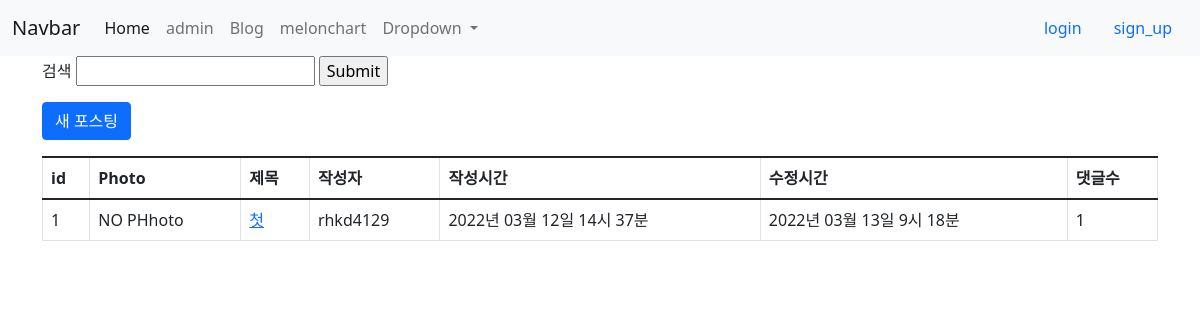
Page /blog/ on the earlier database version.
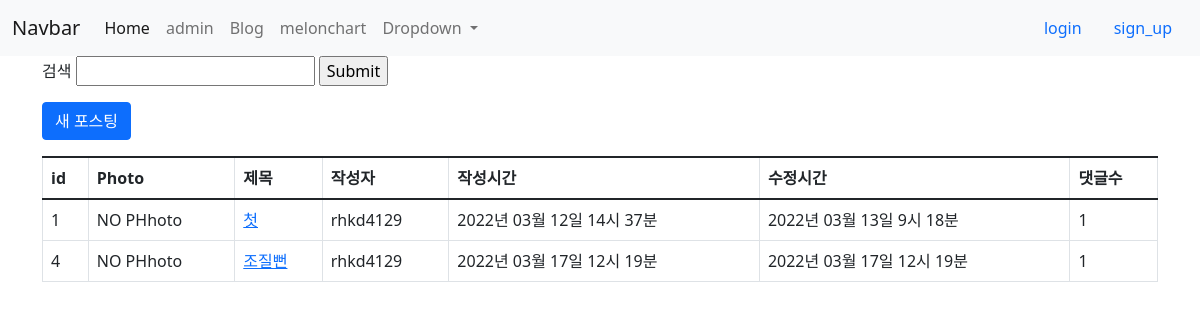
Same page on the later database version.
### blog/models.py (models this page shows, shortened)
class Post(models.Model):
    class GenderChices(models.TextChoices):
        MALE = "M","Male"   #DB에저장되는 값 ,실제 사용할 값
        FEMALE = "F","Female"
    author = models.ForeignKey(settings.AUTH_USER_MODEL,on_delete=models.CASCADE) # 추천!
    title = models.CharField(max_length=20)
    photo = models.ImageField(blank = True, upload_to = 'blog/post/%Y/%m/%d')
    content = models.TextField()
    gender = models.CharField(max_length=1,blank=True,choices=GenderChices.choices)#,default=GenderChices.MALE
    is_public = models.BooleanField(default = False,verbose_name= '공개여부')
    created_at = models.DateTimeField(auto_now_add=True)
    updated_at = models.DateTimeField(auto_now=True)
    def get_absolute_url(self):
         return reverse('blog:post_detail',args=[self.pk])

### accounts/models.py (models this page shows)
class User(AbstractUser):
    phone_number = models.CharField(blank =True ,default='' ,max_length=12)

### blog/views/post_views.py (the view)
# urls.py: path('',post_views.BlogList,name='post_list'),
def BlogList(request):
    posts = Post.objects.all()
    q = request.GET.get('search','')
    if q:
        posts = Post.objects.filter(Q(title__icontains = q)|Q(content__icontains =q)).distinct()
    return render(request,'blog/blog_list.html',{'posts':posts,'q':q,})#'form':searchForm,

### blog/templates/blog/blog_list.html
{% extends 'blog/layout.html' %}
{% block content %}
    <form action="." method="get">
        <label for="search">검색</label>
        <input label="search" type="text" name = 'search'  id="search">
        <input type="submit">
    </form>
    <a href ="{% url 'blog:blog_create' %}"class ="btn btn-primary btn-block mt-3 mb-3">새 포스팅</a>
    <table class="table table-bordered table-hover" >
    <tbody>
        <thead>
            <tr>
              <th scope="col">id</th>
              <th scope="col">Photo</th>
              <th scope="col">제목</th>
              <th scope="col">작성자</th>
              <th scope="col">작성시간</th>
              <th scope="col">수정시간</th>
              <th scope="col">댓글수</th>
            </tr>
          </thead>
       {% for post in posts %}
        <tr>
            <td>{{post.pk}}</td>
            <td>
                {% if post.photo %}
                    <img src="{{ post.photo.url }}" alt="" style="width: 70px;"/>
                {% else %}
                    NO PHhoto
                {% endif %}
                </td>
                <td>
                    <a href="{{ post.get_absolute_url }}">{{ post.title }}</a>
                </td>
                <td>
                    {{post.author}}
                </td>
                <td>
                    {{ post.created_at|date:'Y년 m월 d일 G시 i분'}}
                </td>
                <td>
                    {{ post.updated_at|date:'Y년 m월 d일 G시 i분'}}
                </td>
                <td>{{ post.comment_set.count }}</td>
            </tr>
        {% endfor %}
    </tbody>
</table>
{% endblock content %}

### blog/templates/blog/layout.html (shortened to what this page needs)
{% extends 'layout.html' %}

### project1/templates/layout.html (shortened to what this page needs)
<!DOCTYPE html>
<html lang="en">
<head>
    <link href="https://cdn.jsdelivr.net/npm/bootstrap@5.1.3/dist/css/bootstrap.min.css" rel="stylesheet"/>
</head>
<body>
    <nav class="navbar navbar-expand-lg navbar-light bg-light">
        <div class="container-fluid">
          <a class="navbar-brand" href="#">Navbar</a>
          <div class="collapse navbar-collapse" id="navbarSupportedContent">
            <ul class="navbar-nav me-auto mb-2 mb-lg-0">
              <li class="nav-item">
                <a class="nav-link active" aria-current="page" href="{% url 'home'%}">Home</a>
              </li>
              <li class="nav-item">
                <a class="nav-link" href="{% url 'admin:index' %}">admin</a>
                </li>
              <li class="nav-item">
              <a class="nav-link" href="{% url 'blog:post_list' %}">Blog</a>
              </li>
              <li class="nav-item">
                <a class="nav-link" href="{% url 'crawling:melon_chart' %}">melonchart</a>
                </li>
              <li class="nav-item dropdown">
                <a class="nav-link dropdown-toggle" href="#" id="navbarDropdown" role="button" data-bs-toggle="dropdown" aria-expanded="false">
                  Dropdown
                </a>
              </li>
            </ul>
             <li class="nav-item d-flex">
               {% if user.is_authenticated %}
               <a href ="{% url 'blog:user_page' user.username %}" class="nav-link">{{user.username}}</a>
               <a class="nav-link" href="{% url 'accounts:logout' %}">logout</a>
              {% else %}
              <a class="nav-link" href="{% url 'accounts:login' %}">login</a>
              <a class="nav-link" href="{% url 'accounts:signup' %}">sign_up</a>
              {% endif %}
             </li>
          </div>
        </div>
      </nav>
      <div class="container">
        <div class="row">
          <div class="col-sm-12">
            {% block content %}
            {% endblock content %}
          </div>
        </div>
      </div>
</body>
</html>

Differences in the rows shown:
added Post: pk "4", photo "NO PHhoto", title "조질뻔", author "rhkd4129", created_at "2022년 03월 17일 12시 19분", updated_at "2022년 03월 17일 12시 19분", comment_set.count "1"
